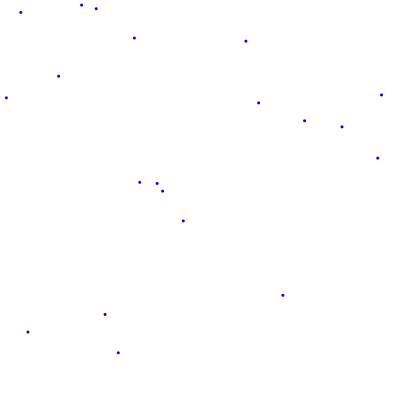
Frame 1 (no input)
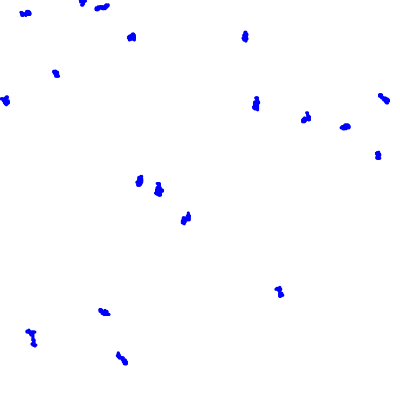
Frame 60 (the mouse pressed at the canvas centre just before this capture)
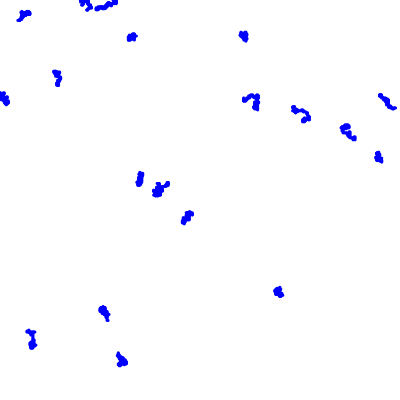
Frame 120 (the mouse held since frame 60 and released just before this capture)

The Processing sketch that drew these frames (run headless with seeded random() and noise(); from frame 60 on, the mouse is pressed at the canvas centre):

// Processing sketch: project_1
// ── project_1.pde
//QUESTION
//How can I make the dots keep moving and become lines?

/*
Current Idea: automately draw an automated maze pattern
Directions: random among left, right and up with no inteceptions
*/

//=================CODE============================

//array of line starters' lcoations
PVector [] origins = new PVector [20];
//create dots that constitute the moving lines
Dot [] dots = new Dot [20];
//record the life in frames of each line's movement
int [] frameCounter = new int [20];


void setup(){
  size (400,400);
  background(255);

//initialize arrays
    for (int i = 0; i < origins.length; i++){
    origins[i] = new PVector(random(0,width), random(0,height));
  }
}

void draw(){
  for (int i = 0; i < origins.length; i++){ 
    dots[i] = new Dot (origins[i]); //create the dots instance and passing para.
    
    dots[i].drawLine();
    dots[i].display();
  }
}

class Dot{
  PVector loc; //location of each instance
  int life; //life of each line
  
  Dot(PVector origins_){ //constructor
    loc = origins_;
    life = 0;
  }

    void drawLine(){ //update location
     PVector velocity = new PVector (0, 0);
     int turn = 1;
     int previousDir;
     
      while (life == 0){  //change directions
        int direction = (int)random(0, 4); 
        
        if (direction == 0){ //direction: right
          velocity = new PVector (turn, 0);
        }
        else if (direction == 1){ //direction: up
          velocity = new PVector (0, -turn);
        }
        else if (direction == 2){ //direction: left
          velocity = new PVector (-turn, 0);
        }
        else if (direction == 3){ //direction: down
          velocity = new PVector (0, turn);
        }
        
        previousDir = direction;
        if (abs(direction - previousDir) == 2){ //opposite direction = move backward
          direction = (direction + 1) % 4; //change direction while keep the index between 0 to 4
        }
        
   //life of each line
     life = (int)random(0,20);
     
   //move the dots
     loc.add(velocity);
      }
   //life reduces 1 frame per dot is drawn
     life-=1;
     }
    
    void display(){
      fill(0,0,255);
      noStroke();
      ellipse(loc.x, loc.y, 3, 3);     
    }
}
